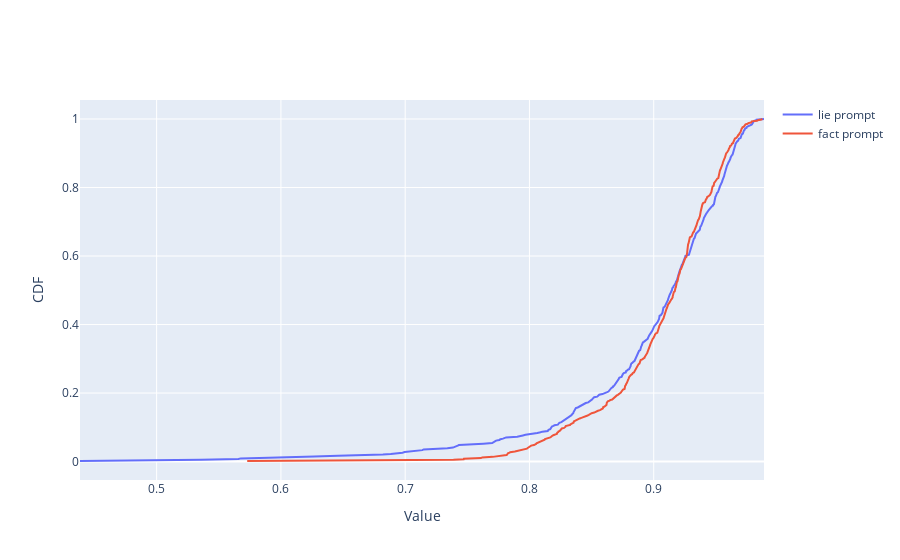

Notebook source saved alongside this figure:
### Code cell
lie_scores_flat = np.concatenate(lie_scores)
fact_scores_flat = np.concatenate(fact_scores)
plot_cdfs((lie_scores_flat, fact_scores_flat), ['lie prompt', 'fact prompt'])

### Figure 1 — Plotly figure (JSON) as saved in the notebook; plotly's stock layout.template omitted (floating-point values rounded to 4 significant figures; data arrays with more than 128 entries replaced by an {"elided": "..."} marker saying what was removed)
{"data": [{"mode": "lines", "name": "lie prompt", "type": "scatter", "x": {"elided": "538 float values"}, "y": {"elided": "538 float values"}}, {"mode": "lines", "name": "fact prompt", "type": "scatter", "x": {"elided": "580 float values"}, "y": {"elided": "580 float values"}}], "layout": {"autosize": true, "xaxis": {"autorange": true, "range": [0.4383, 0.9887], "title": {"text": "Value"}, "type": "linear"}, "yaxis": {"autorange": true, "range": [-0.05374, 1.055], "title": {"text": "CDF"}, "type": "linear"}}}
